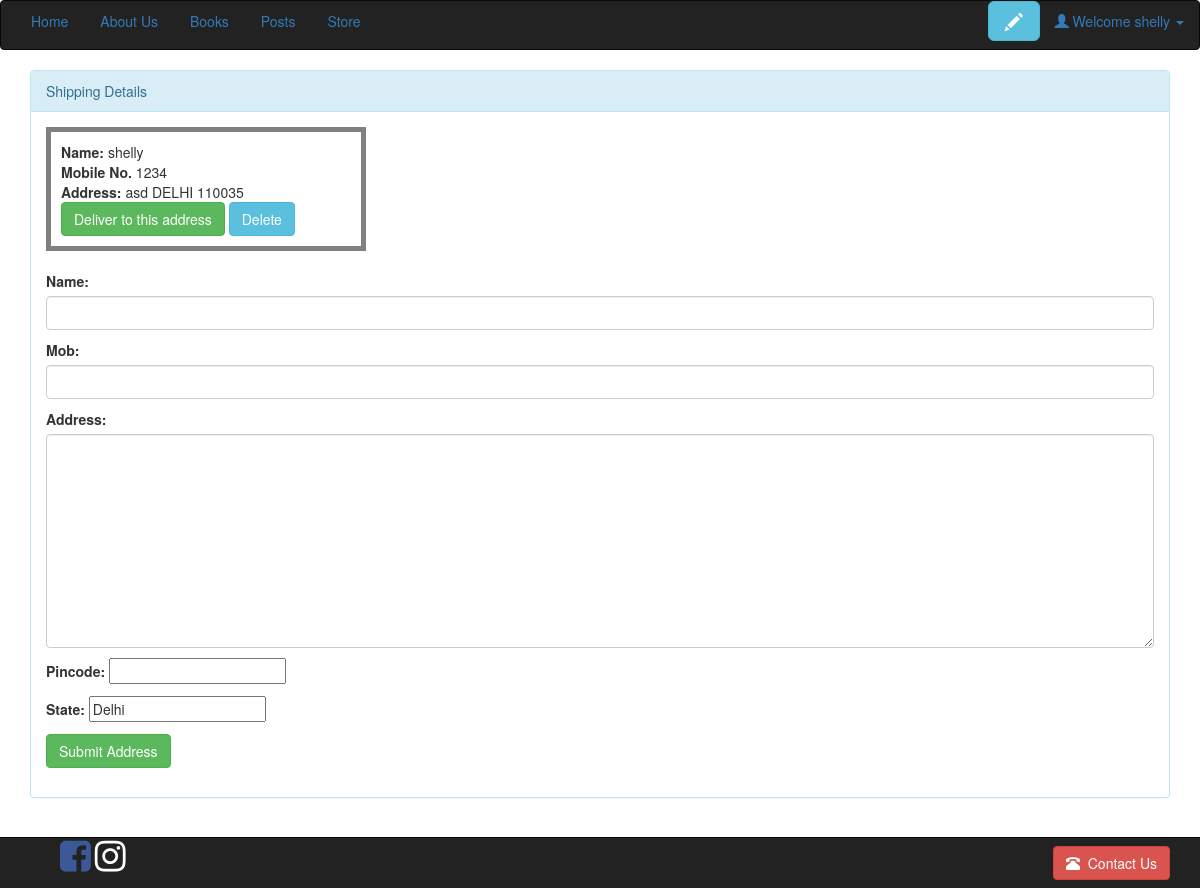
Page /check/ (signed in) on the committed database.
### newbooks/models.py (models this page shows)
class Shipping(models.Model):
    user=models.ForeignKey(User)
    username=models.CharField(max_length=100,null=True,blank=True)
    name=models.CharField(max_length=100)
    address=models.TextField(max_length=300)
    pincode=models.IntegerField()
    state=models.CharField(max_length=25,default="Delhi")
    mob=models.IntegerField()
    def __unicode__(self):
        return str(self.username)

### newbooks/views.py (the view)
# urls.py: url(r'^check/$',ship),
@login_required
def ship(request):
    print (datetime.date.today())
    if request.user.is_authenticated():
        try:
            add=Shipping.objects.filter(username__icontains=request.user)
            print (add)
            if request.method=='POST':
                forms = shipform(request.POST, instance=add)
                if forms.is_valid():
                    ship = forms.save(commit=False)
                    ship.username=request.user
                    ship.user = request.user
                    ship =ship.save()
                    return HttpResponseRedirect('/check')
            elif Shipping.objects.filter(username__icontains=request.user):
                return render(request,'Ship.html',{'item':Shipping.objects.filter(username__icontains=request.user),'forms':shipform()})
            else:
                items=Shipping.objects.get(username__icontains=request.user)
                forms=shipform(initial={'name': items.name,'address':items.address,'mob':items.mob,'pincode':items.pincode,'state':items.state})
                return render(request,'Ship.html',{'forms':forms})
        except:
            if request.method=='POST':
                forms = shipform(request.POST)
                if forms.is_valid():
                    ship = forms.save(commit=False)
                    ship.user = request.user
                    ship.username=request.user
                    ship =ship.save()
                    return HttpResponseRedirect('/check')
            else:
                forms=shipform()
                return render(request,'Ship.html',{'forms':forms})
    else:
        return render(request,'login.html')

### newbooks/forms.py
class shipform(forms.ModelForm):
    name=forms.CharField(widget=forms.TextInput
                             (attrs={'class':'form-control'}),
                             max_length=30,
                             required=True)
    mob=forms.IntegerField(widget=forms.TextInput
                             (attrs={'class':'form-control'}))
    address=forms.CharField(widget=forms.Textarea
                             (attrs={'class':'form-control'}),
                             max_length=300,
                             required=True)
    class Meta:
        model=Shipping
        fields=['name','mob','address','pincode','state']

### newbooks/templates/Ship.html (shortened to what this page needs)
<html>
	<head>
		<link rel="stylesheet" href="https://maxcdn.bootstrapcdn.com/bootstrap/3.3.7/css/bootstrap.min.css">
		<link rel="stylesheet" href="https://cdnjs.cloudflare.com/ajax/libs/font-awesome/4.7.0/css/font-awesome.min.css">
	</head>
	<body>
		<nav class="navbar navbar-inverse">
			<div class="container-fluid">
			<div class="navbar-header">
				<ul class="nav nav-pills">
					<li role="presentation"><a href="/home">Home</a></li>
					<li role="presentation"><a href="/aboutus">About Us</a></li>
					<li role="presentation"><a href="/books">Books</a></li>
					<li role="presentation"><a href="/allpost">Posts</a></li>
					<li role="presentation"><a href="/store">Store</a></li>
				</ul>
			</div>
			{% if user.is_authenticated %}
			<ul class="nav navbar-pills navbar-right">
				<li class="dropdown">
					<a href="#" class="dropdown-toggle" data-toggle="dropdown"><span class="glyphicon glyphicon-user"></span>
						Welcome
						{% if request.user.first_name %}
							{{request.user.first_name}}
						{% else %}
							{{request.user}}
						{% endif %}
						<span class="caret"></span></button>
					</a>
				</li>
			</ul>
			<ul class="nav navbar-pills navbar-right">
				<a href="/wpost" class="btn btn-info btn-lg"><span class="glyphicon glyphicon-pencil"></span>
				</a></li>
			</ul>
			{% endif %}
			</div>
		</nav>
		<body>
		<div class="container">
		<div class="panel panel-info">
					<div class="panel-heading">Shipping Details</div>
						<div class="panel-body">
							{% for n in item %}
			<div class="jks">
			<b>Name:</b> {{n.name}}<br>
			<b>Mobile No.</b> {{n.mob}}<br>
			<b>Address:</b> {{n.address}}
			{{n.state}}
			{{n.pincode}}<br>
			<a href="/T&C/{{n.id}}" class="btn btn-success" role="button">Deliver to this address</a>
			<a href="/deleteadd/{{n.id}}" class="btn btn-info" role="button">Delete</a>
				</div><br>
		{% endfor %}
							<form action="" method="post">
							{{forms.as_p}}
							<button type="submit" class="btn btn-success">Submit Address</button>
							</form>
						</div>
					</div>
					</div>
					<div class="navbar navbar-inverse navbar-fixed-bottom">
			<div class="container">
				<a href="https://www.facebook.com" role="button">
				<i class="fa fa-facebook-square" style="font-size:36px;color:#3b5998"></i></a>
				<i class="fa fa-instagram" style="font-size:36px;color:white"></i>
				<a href="https://www.bbtpoint.com/contact" class="navbar-btn btn-danger btn pull-right">
					<span class="	glyphicon glyphicon-phone-alt"></span>  Contact Us
				</a>
			</div>
		</div>
		</body>
	</html>

### newbooks/templates/Ship.html (style rules this page uses)
body { padding-bottom: 70px; }
.jks { width: 320px; padding: 10px; border: 5px solid gray; margin: 0; }

### rows in the picture
Shipping: name "shelly", mob "1234", address "asd", state "DELHI", pincode "110035"

### other values in the picture
{{ request.user }} "shelly"
